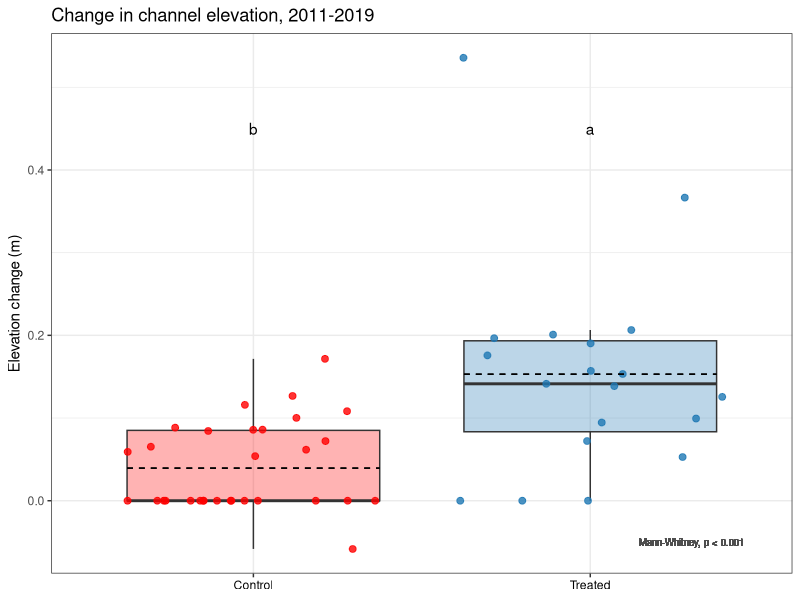

Write the R code that produced this figure. (Note: this script raises an error after producing the figure.)
# Purpose: Compare 2021 soil and plant data by Treatment3 (Treated/Control) and write out figures.
#   Tried t-test and Mann-Whitney for non-normally distributed variables (see Data-screening_2021.R),
#     with t-test on log-transformed data if needed.
#   Will go with nonparametric test because it is easier to interpret.

# Created: 2023-02-02
# Last updated: 2023-08-30

library(tidyverse)
library(car)
library(ggpubr)

# Load data ---------------------------------------------------------------

dat.2021 <- read.csv("data/cleaned/Data-2021_clean.csv")


# Channel elevation change ------------------------------------------------

elev <- dat.2021 |> 
  filter(!is.na(dElev_corrected))

# As corrected by +/- 5.2 cm
# Mann-Whitney
wilcox.test(filter(dat.2021, Treatment3 == "Control")$dElev_corrected,
            filter(dat.2021, Treatment3 == "Treated")$dElev_corrected,
            paired = FALSE, exact = FALSE) # p-value = 0.0001022

# Plot
letters <- data.frame(x = c(1, 2),
                      y = c(0.45, 0.45),
                      label = c("b", "a"),
                      Treatment3 = c("Control", "Treated"))
dElev.corrected.plot <- elev |> 
  ggplot(aes(x = Treatment3, y = dElev_corrected)) +
  geom_boxplot(aes(fill = Treatment3),
               alpha = 0.3,
               outlier.shape = NA) +
  geom_jitter(aes(color = Treatment3),
              size = 2,
              alpha = 0.8) +
  scale_color_manual(values = c("red", "#1F78B4")) +
  scale_fill_manual(values = c("red", "#1F78B4")) +
  labs(title = "Change in channel elevation, 2011-2019",
       x = NULL,
       y = "Elevation change (m)") +
  theme_bw() +
  theme(legend.position = "none") +
  geom_text(data = letters,
            mapping = aes(x = x, y = y, label = label),
            color = "black") +
  theme(axis.text.x = element_text(color = "black")) +
  geom_text(aes(x = 2.3, y = -0.05, label = "Mann-Whitney, p < 0.001"),
            color = "gray30",
            size = 2.5) +
  stat_summary(fun = mean, geom = "errorbar", aes(ymax = after_stat(y), ymin = after_stat(y)),
               width = .75, linetype = "dashed")
dElev.corrected.plot

tiff("figures/2023-07_draft-figures/Change-in-elevation.tiff", width = 6, height = 4, units = "in", res = 150)
dElev.corrected.plot2
dev.off()


# As corrected by +/- 10.4 cm
# Mann-Whitney
wilcox.test(filter(dat.2021, Treatment3 == "Control")$dElev_corrected2,
            filter(dat.2021, Treatment3 == "Treated")$dElev_corrected2,
            paired = FALSE, exact = FALSE) # p-value = 6.48e-05

# Plot
letters <- data.frame(x = c(1, 2),
                      y = c(0.45, 0.45),
                      label = c("b", "a"),
                      Treatment3 = c("Control", "Treated"))
dElev.corrected.plot2 <- elev |> 
  ggplot(aes(x = Treatment3, y = dElev_corrected2)) +
  geom_boxplot(aes(fill = Treatment3),
               alpha = 0.3,
               outlier.shape = NA) +
  geom_jitter(aes(color = Treatment3),
              size = 2,
              alpha = 0.8) +
  scale_color_manual(values = c("red", "#1F78B4")) +
  scale_fill_manual(values = c("red", "#1F78B4")) +
  labs(title = "Change in channel elevation, 2011-2019",
       x = NULL,
       y = "Elevation change (m)") +
  theme_bw() +
  theme(legend.position = "none") +
  geom_text(data = letters,
            mapping = aes(x = x, y = y, label = label),
            color = "black") +
  theme(axis.text.x = element_text(color = "black")) +
  geom_text(aes(x = 2.3, y = -0.05, label = "Mann-Whitney, p < 0.001"),
            color = "gray30",
            size = 2.5) +
  stat_summary(fun = mean, geom = "errorbar", aes(ymax = after_stat(y), ymin = after_stat(y)),
               width = .75, linetype = "dashed")
dElev.corrected.plot2

tiff("figures/2023-07_draft-figures/Change-in-elevation2.tiff", width = 6, height = 4, units = "in", res = 150)
dElev.corrected.plot2
dev.off()



# Total N -----------------------------------------------------------------

# T-test
t.test(filter(dat.2021, Treatment3 == "Control")$TN_log,
       filter(dat.2021, Treatment3 == "Treated")$TN_log) # NS, p = 0.490

summary(filter(dat.2021, Treatment3 == "Control")$TN_ppt)
summary(filter(dat.2021, Treatment3 == "Treated")$TN_ppt)

# Mann-Whitney
wilcox.test(filter(dat.2021, Treatment3 == "Control")$TN_ppt,
            filter(dat.2021, Treatment3 == "Treated")$TN_ppt,
            exact = FALSE) # p-value = 0.1731

# Plot
tn.plot.21 <- dat.2021 |> 
  ggplot(aes(x = Treatment3, y = TN_ppt)) +
  geom_boxplot(alpha = 0.3,
               outlier.shape = NA,
               aes(fill = Treatment3)) +
  geom_jitter(size = 2,
              alpha = 0.8,
              aes(color = Treatment3)) +
  scale_color_manual(values = c("red", "#1F78B4")) +
  scale_fill_manual(values = c("red", "#1F78B4")) +
  labs(title = "Total soil nitrogen",
       x = NULL,
       y = "Total N (mg/g)") +
  theme_bw() +
  theme(legend.position = "none") +
  theme(axis.text.x = element_text(color = "#000000"))  +
  theme(plot.margin = margin(0.1, 0.2, 0.1, 0.1, "in")) +
  geom_text(aes(x = 2, y = 63, label = "Mann-Whitney, \np = 0.173"),
            color = "gray30",
            size = 2.5) +
  stat_summary(fun = mean, geom = "errorbar", aes(ymax = after_stat(y), ymin = after_stat(y)),
               width = .75, linetype = "dashed")
tn.plot.21

# Correlation with n-cyclers
summary(lm(dat.2021$n.cycler_log ~ dat.2021$TN_log))

ggplot(dat.2021, aes(x = TN_log, y = n.cycler_log)) +
  geom_point() +
  geom_smooth(method = "lm") +
  xlab("TN (log)") +
  ylab("N-cycler (log)") +
  theme_bw() +
  theme(axis.text.x = element_text(color = "black")) +
  stat_regline_equation(label.x = 1.2, label.y = 0.6) +
  stat_cor(label.x = 1.2, label.y = 0.4)


# Total C -----------------------------------------------------------------

# T-test
t.test(filter(dat.2021, Treatment3 == "Control")$TC_log,
       filter(dat.2021, Treatment3 == "Treated")$TC_log) # NS, p = 0.500

summary(filter(dat.2021, Treatment3 == "Control")$TC_ppt)
summary(filter(dat.2021, Treatment3 == "Treated")$TC_ppt)

# Mann-Whitney
wilcox.test(filter(dat.2021, Treatment3 == "Control")$TC_ppt,
            filter(dat.2021, Treatment3 == "Treated")$TC_ppt,
            exact = FALSE) # p-value = 0.2397

# Plot
tc.plot.21 <- dat.2021 |> 
  ggplot(aes(x = Treatment3, y = TC_ppt)) +
  geom_boxplot(alpha = 0.3,
               outlier.shape = NA,
               aes(fill = Treatment3)) +
  geom_jitter(size = 2,
              alpha = 0.8,
              aes(color = Treatment3)) +
  scale_color_manual(values = c("red", "#1F78B4")) +
  scale_fill_manual(values = c("red", "#1F78B4")) +
  labs(title = "Total soil carbon",
       x = NULL,
       y = "Total C (mg/g)") +
  theme_bw() +
  theme(legend.position = "none") +
  theme(axis.text.x = element_text(color = "#000000"))  +
  theme(plot.margin = margin(0.1, 0.2, 0.1, 0.1, "in")) +
  geom_text(aes(x = 2, y = 670, label = "Mann-Whitney, \np = 0.240"),
            color = "gray30",
            size = 2.5) +
  stat_summary(fun = mean, geom = "errorbar", aes(ymax = after_stat(y), ymin = after_stat(y)),
               width = .75, linetype = "dashed")
tc.plot.21



# C:N ratio ---------------------------------------------------------------

# T-test
t.test(filter(dat.2021, Treatment3 == "Control")$CN_ratio,
       filter(dat.2021, Treatment3 == "Treated")$CN_ratio) # NS, p = 0.607

# Plot
cn.plot.21 <- dat.2021 |> 
  ggplot(aes(x = Treatment3, y = CN_ratio)) +
  geom_boxplot(alpha = 0.3,
               outlier.shape = NA,
               aes(fill = Treatment3)) +
  geom_jitter(size = 2,
              alpha = 0.8,
              aes(color = Treatment3)) +
  scale_color_manual(values = c("red", "#1F78B4")) +
  scale_fill_manual(values = c("red", "#1F78B4")) +
  labs(title = "Carbon:Nitrogen ratio",
       x = NULL,
       y = "C:N") +
  theme_bw(base_size = 14) +
  theme(legend.position = "none") +
  theme(axis.text.x = element_text(color = "#000000"))
cn.plot.21


# Organic matter ----------------------------------------------------------

# T-test
t.test(filter(dat.2021, Treatment3 == "Control")$OM_log,
       filter(dat.2021, Treatment3 == "Treated")$OM_log) # NS, p = 0.332

# Mann-Whitney
wilcox.test(filter(dat.2021, Treatment3 == "Control")$OM_perc,
       filter(dat.2021, Treatment3 == "Treated")$OM_perc) # p-value = 0.4332

summary(filter(dat.2021, Treatment3 == "Control")$OM_perc)
summary(filter(dat.2021, Treatment3 == "Treated")$OM_perc)


# Plot
om.plot.21 <- dat.2021 |> 
  ggplot(aes(x = Treatment3, y = OM_perc)) +
  geom_boxplot(alpha = 0.3,
               outlier.shape = NA,
               aes(fill = Treatment3)) +
  geom_jitter(size = 2,
              alpha = 0.8,
              aes(color = Treatment3)) +
  scale_color_manual(values = c("red", "#1F78B4")) +
  scale_fill_manual(values = c("red", "#1F78B4")) +
  labs(title = "Soil organic matter",
       x = NULL,
       y = "Organic matter (%)") +
  theme_bw() +
  theme(legend.position = "none") +
  theme(axis.text.x = element_text(color = "#000000"))  +
  theme(plot.margin = margin(0.1, 0.2, 0.1, 0.1, "in")) +
  geom_text(aes(x = 2, y = 2.14, label = "Mann-Whitney, \np = 0.433"),
            color = "gray30",
            size = 2.5) +
  stat_summary(fun = mean, geom = "errorbar", aes(ymax = after_stat(y), ymin = after_stat(y)),
               width = .75, linetype = "dashed")
om.plot.21



# Combine soil chem -------------------------------------------------------

# TN, TC, OM
tiff("figures/2023-07_draft-figures/Soil-chem-2021.tiff", units = "in", height = 4.7, width = 8, res = 150)
ggarrange(tn.plot.21, tc.plot.21, om.plot.21, 
          ncol = 3, nrow = 1,
          labels = c("(A)", "(B)", "(C)")) 

dev.off()



# Barc richness -----------------------------------------------------------

# T-test
t.test(filter(dat.2021, Treatment3 == "Control")$barc.richness,
       filter(dat.2021, Treatment3 == "Treated")$barc.richness) # NS, p = 0.686

# Plot
barc.rich.plot.21 <- dat.2021 |> 
  ggplot(aes(Treatment3, barc.richness)) +
  geom_jitter(aes(color = Treatment3), 
              alpha = 0.8, 
              size = 2) +
  geom_boxplot(aes(fill = Treatment3), 
               alpha = 0.3, 
               outlier.shape = NA) +
  xlab(NULL) +
  ylab("No. of ASVs") +
  ggtitle("Bacterial & archaeal richness") +
  scale_color_manual(values = c("red", "#1F78B4")) +
  scale_fill_manual(values = c("red", "#1F78B4")) +
  theme_bw() +
  theme(legend.position = "none") +
  theme(axis.text.x = element_text(color = "#000000")) +
  geom_text(aes(x = 2.3, y = 1100, label = "t-test, p = 0.686"),
            color = "gray30",
            size = 2.5) +
  theme(plot.margin = margin(0.1, 0.2, 0.1, 0.1, "in")) +
  stat_summary(fun = mean, geom = "errorbar", aes(ymax = after_stat(y), ymin = after_stat(y)),
               width = .75, linetype = "dashed")
barc.rich.plot.21



# Fungi richness ----------------------------------------------------------

# T-test
t.test(filter(dat.2021, Treatment3 == "Control")$fungi.richness,
       filter(dat.2021, Treatment3 == "Treated")$fungi.richness) # NS, p = 0.938

# Plot
fungi.rich.plot.21 <- dat.2021 %>% 
  ggplot(aes(Treatment3, fungi.richness)) +
  geom_jitter(aes(color = Treatment3), 
              alpha = 0.8, 
              size = 2) +
  geom_boxplot(aes(fill = Treatment3), 
               alpha = 0.3, 
               outlier.shape = NA) +
  xlab(NULL) +
  ylab(NULL) +
  ggtitle("Fungal richness") +
  scale_color_manual(values = c("red", "#1F78B4")) +
  scale_fill_manual(values = c("red", "#1F78B4")) +
  theme_bw() +
  theme(legend.position = "none") +
  theme(axis.text.x = element_text(color = "#000000")) +
  geom_text(aes(x = 2.3, y = 70, label = "t-test, p = 0.938"),
            color = "gray30",
            size = 2.5) +
  theme(plot.margin = margin(0.1, 0.2, 0.1, 0.3, "in")) +
  stat_summary(fun = mean, geom = "errorbar", aes(ymax = after_stat(y), ymin = after_stat(y)),
               width = .75, linetype = "dashed")
fungi.rich.plot.21


# Combine soil richness ---------------------------------------------------

tiff("figures/2023-07_draft-figures/Soil-richness-2021.tiff", units = "in", height = 4.7, width = 7, res = 150)
ggarrange(barc.rich.plot.21, fungi.rich.plot.21,
          ncol = 2, nrow = 1,
          labels = c("(A)", "(B)"))

dev.off()



# Barc NMDS ---------------------------------------------------------------

# See 16S_prelim-stats.R script for stress and PERMANOVA analysis

# Plot
barc.nmds.plot.21 <- dat.2021 %>% 
  ggplot(aes(x = barc.NMDS1, y = barc.NMDS2, color = Treatment3, shape = Treatment3)) +
  geom_point(size = 3) +
  scale_color_manual(values = c("red", "#1F78B4")) +
  theme_bw() +
  labs(x = "Axis 1",
       y = "Axis 2",
       title = "Bacteria & archaea",
       color = "Treatment",
       shape = "Treatment") +
  theme(legend.position = "bottom") +
  theme(plot.margin = margin(0.1, 0.2, 0.1, 0.1, "in")) +
  theme(legend.title = element_blank()) +
  geom_text(aes(x = 0.3, y = -0.55, label = "PERMANOVA, p = 0.029"),
            size = 3, color = "gray30") +
  geom_text(aes(x = 0.35, y = -0.65, label = "Stress = 0.168"),
            size = 3, color = "gray30") # only 3% explained by Treatment3 lol
barc.nmds.plot.21


# Fungi NMDS --------------------------------------------------------------

# See ITS_prelim-stats.R script for stress and PERMANOVA analysis

# Plot
fungi.nmds.plot.21 <- dat.2021 %>% 
  ggplot(aes(x = fungi.NMDS1, y = fungi.NMDS2, color = Treatment3, shape = Treatment3)) +
  geom_point(size = 3) +
  scale_color_manual(values = c("red", "#1F78B4")) +
  theme_bw() +
  labs(x = "Axis 1",
       y = "Axis 2",
       title = "Fungi",
       color = "Treatment",
       shape = "Treatment") +
  theme(legend.position = "bottom") +
  theme(legend.title = element_blank()) +
  theme(plot.margin = margin(0.1, 0.2, 0.1, 0.1, "in")) +
  geom_text(aes(x = 0.83, y = -0.7, label = "PERMANOVA, p = 0.011"),
            size = 3, color = "gray30") +
  geom_text(aes(x = 0.92, y = -0.8, label = "Stress = 0.236"),
            size = 3, color = "gray30") # only 2% explained by Treatment3 lol
fungi.nmds.plot.21


# Combine NMDS ------------------------------------------------------------

tiff("figures/2023-07_draft-figures/Soil-NMDS-2021.tiff", height = 5, width = 11, units = "in", res = 150)
ggarrange(barc.nmds.plot.21, fungi.nmds.plot.21,
          nrow = 1, ncol = 2,
          labels = c("(A)", "(B)"),
          common.legend = TRUE, legend = "bottom")
dev.off()



# Chemoheterotrophs -------------------------------------------------------

# T-test
t.test(filter(dat.2021, Treatment3 == "Control")$chemoheterotrophy_log,
       filter(dat.2021, Treatment3 == "Treated")$chemoheterotrophy_log) # NS, p = 0.931

# Mann-Whitney
wilcox.test(filter(dat.2021, Treatment3 == "Control")$chemoheterotrophy_perc,
       filter(dat.2021, Treatment3 == "Treated")$chemoheterotrophy_perc) # p = 0.8449

# Plot
chemohet.plot.21 <- dat.2021 %>% 
  ggplot(aes(Treatment3, chemoheterotrophy_perc)) +
  geom_jitter(aes(color = Treatment3), 
              alpha = 0.8, 
              size = 2) +
  geom_boxplot(aes(fill = Treatment3), 
               alpha = 0.3, 
               outlier.shape = NA) +
  xlab(NULL) +
  ylab("Relative abundance (%)") +
  ggtitle("Chemoheterotrophic \nbacteria & archaea") +
  scale_color_manual(values = c("red", "#1F78B4")) +
  scale_fill_manual(values = c("red", "#1F78B4")) +
  theme_bw() +
  theme(legend.position = "none") +
  theme(axis.text.x = element_text(color = "#000000")) +
  theme(plot.margin = margin(0.1, 0.2, 0.1, 0.1, "in")) +
  geom_text(aes(x = 2, y = 28.7, label = "Mann-Whitney, \np = 0.845"),
            color = "gray30",
            size = 2.5) +
  stat_summary(fun = mean, geom = "errorbar", aes(ymax = after_stat(y), ymin = after_stat(y)),
               width = .75, linetype = "dashed")
chemohet.plot.21



# N-cyclers ---------------------------------------------------------------

# T-test
t.test(filter(dat.2021, Treatment3 == "Control")$n.cycler_log,
       filter(dat.2021, Treatment3 == "Treated")$n.cycler_log) # NS, p = 0.490

# Mann-Whitney
wilcox.test(filter(dat.2021, Treatment3 == "Control")$n.cycler_perc,
       filter(dat.2021, Treatment3 == "Treated")$n.cycler_perc) # p-value = 0.5854

# Plot
ncycler.plot.21 <- dat.2021 %>% 
  ggplot(aes(Treatment3, n.cycler_perc)) +
  geom_jitter(aes(color = Treatment3), 
              alpha = 0.8, 
              size = 2) +
  geom_boxplot(aes(fill = Treatment3), 
               alpha = 0.3, 
               outlier.shape = NA) +
  xlab(NULL) +
  ylab(NULL) +
  ggtitle("Nitrogen-cycling \nbacteria & archaea") +
  scale_color_manual(values = c("red", "#1F78B4")) +
  scale_fill_manual(values = c("red", "#1F78B4")) +
  theme_bw() +
  theme(legend.position = "none") +
  theme(axis.text.x = element_text(color = "#000000")) +
  theme(plot.margin = margin(0.1, 0.2, 0.1, 0.3, "in")) +
  geom_text(aes(x = 2.16, y = 13.6, label = "Mann-Whitney, \np = 0.585"),
            color = "gray30",
            size = 2.5) +
  stat_summary(fun = mean, geom = "errorbar", aes(ymax = after_stat(y), ymin = after_stat(y)),
               width = .75, linetype = "dashed")
ncycler.plot.21



# Saprotrophs -------------------------------------------------------------

# T-test
t.test(filter(dat.2021, Treatment3 == "Control")$saprotroph,
       filter(dat.2021, Treatment3 == "Treated")$saprotroph) # NS, p = 0.272

# Plot
sapro.plot.21 <- dat.2021 %>% 
  ggplot(aes(Treatment3, saprotroph)) +
  geom_jitter(aes(color = Treatment3), 
              alpha = 0.8, 
              size = 2) +
  geom_boxplot(aes(fill = Treatment3), 
               alpha = 0.3, 
               outlier.shape = NA) +
  xlab(NULL) +
  ylab(NULL) +
  ggtitle("Saprotrophic fungi") +
  scale_color_manual(values = c("red", "#1F78B4")) +
  scale_fill_manual(values = c("red", "#1F78B4")) +
  theme_bw() +
  theme(legend.position = "none") +
  theme(axis.text.x = element_text(color = "#000000")) +
  theme(plot.margin = margin(0.1, 0.2, 0.1, 0.3, "in")) +
  geom_text(aes(x = 2.16, y = 42, label = "t-test, p = 0.272"),
            color = "gray30",
            size = 2.5) +
  stat_summary(fun = mean, geom = "errorbar", aes(ymax = after_stat(y), ymin = after_stat(y)),
               width = .75, linetype = "dashed")
sapro.plot.21



# Combine FAPROTAX and FUNGuild -------------------------------------------

tiff("figures/2023-07_draft-figures/FAPROTAX-FUNGuild-2021.tiff", units = "in", height = 4.7, width = 8, res = 150)
ggarrange(chemohet.plot.21, ncycler.plot.21, sapro.plot.21, 
          ncol = 3, nrow = 1,
          labels = c("(A)", "(B)", "(C)")) 

dev.off()


# Total plant cover -------------------------------------------------------

# T-test
t.test(filter(dat.2021, Treatment3 == "Control")$total,
       filter(dat.2021, Treatment3 == "Treated")$total) # NS, p = 0.99

# Plot
total.plot.21 <- dat.2021 |> 
  ggplot(aes(x = Treatment3, y = total, fill = Treatment3, color = Treatment3)) +
  geom_boxplot(alpha = 0.3,
               outlier.shape = NA) +
  geom_jitter(size = 2) +
  scale_color_manual(values = c("red", "#1F78B4")) +
  scale_fill_manual(values = c("red", "#1F78B4")) +
  labs(title = "Total plant cover",
       x = NULL,
       y = "Cover (%)") +
  theme_bw(base_size = 14) +
  theme(legend.position = "none") 
total.plot.21



# Herbaceous cover --------------------------------------------------------

# T-test
t.test(filter(dat.2021, Treatment3 == "Control")$herb,
       filter(dat.2021, Treatment3 == "Treated")$herb) # NS, p = 0.256

# Plot
herb.plot.21 <- dat.2021 |> 
  ggplot(aes(x = Treatment3, y = herb, fill = Treatment3, color = Treatment3)) +
  geom_boxplot(alpha = 0.3,
               outlier.shape = NA) +
  geom_jitter(size = 2) +
  scale_color_manual(values = c("red", "#1F78B4")) +
  scale_fill_manual(values = c("red", "#1F78B4")) +
  labs(title = "Herbaceous cover",
       x = NULL,
       y = "Cover (%)") +
  theme_bw() +
  theme(legend.position = "none") 
herb.plot.21


# Notree cover ------------------------------------------------------------

# T-test
t.test(filter(dat.2021, Treatment3 == "Control")$notree,
       filter(dat.2021, Treatment3 == "Treated")$notree) # NS, p = 0.368

# Plot
notree.plot.21 <- dat.2021 |> 
  ggplot(aes(x = Treatment3, y = notree)) +
  geom_boxplot(alpha = 0.3,
               outlier.shape = NA,
               aes(fill = Treatment3)) +
  geom_jitter(size = 2,
              aes(color = Treatment3)) +
  scale_color_manual(values = c("red", "#1F78B4")) +
  scale_fill_manual(values = c("red", "#1F78B4")) +
  labs(title = "Vegetation cover",
       x = NULL,
       y = "Cover (%)") +
  theme_bw() +
  theme(legend.position = "none") +
  theme(axis.text.x = element_text(color = "#000000")) +
  theme(plot.margin = margin(0.1, 0.2, 0.1, 0.1, "in")) +
  geom_text(aes(x = 0.9, y = 95, label = "t-test, p = 0.368"),
            color = "gray30",
            size = 2.5) +
  stat_summary(fun = mean, geom = "errorbar", aes(ymax = after_stat(y), ymin = after_stat(y)),
               width = .75, linetype = "dashed")
notree.plot.21


# Perennial plant richness ------------------------------------------------

# T-test
t.test(filter(dat.2021, Treatment3 == "Control")$perveg.richness,
       filter(dat.2021, Treatment3 == "Treated")$perveg.richness) # NS, p = 0.135

# Plot
rich.plot.21 <- dat.2021 |> 
  ggplot(aes(x = Treatment3, y = perveg.richness)) +
  geom_boxplot(alpha = 0.3,
               outlier.shape = NA,
               aes(fill = Treatment3)) +
  geom_jitter(size = 2,
              aes(color = Treatment3)) +
  scale_color_manual(values = c("red", "#1F78B4")) +
  scale_fill_manual(values = c("red", "#1F78B4")) +
  labs(title = "Perennial plant species \nrichness",
       x = NULL,
       y = "No. of species") +
  theme_bw() +
  theme(legend.position = "none") +
  theme(axis.text.x = element_text(color = "#000000")) +
  theme(plot.margin = margin(0.1, 0.2, 0.1, 0.1, "in")) +
  geom_text(aes(x = 0.9, y = 12.8, label = "t-test, p = 0.135"),
            color = "gray30",
            size = 2.5) +
  stat_summary(fun = mean, geom = "errorbar", aes(ymax = after_stat(y), ymin = after_stat(y)),
               width = .75, linetype = "dashed")
rich.plot.21



# Perennial plant diversity -----------------------------------------------

t.test(filter(dat.2021, Treatment3 == "Control")$perveg.shannon,
       filter(dat.2021, Treatment3 == "Treated")$perveg.shannon) # NS, p = 0.221

# Plot
shan.plot.21 <- dat.2021 |> 
  ggplot(aes(x = Treatment3, y = perveg.shannon)) +
  geom_boxplot(alpha = 0.3,
               outlier.shape = NA,
               aes(fill = Treatment3)) +
  geom_jitter(size = 2,
              aes(color = Treatment3)) +
  scale_color_manual(values = c("red", "#1F78B4")) +
  scale_fill_manual(values = c("red", "#1F78B4")) +
  labs(title = "Perennial plant diversity",
       x = NULL,
       y = "Shannon diversity index") +
  theme_bw() +
  theme(legend.position = "none") +
  theme(axis.text.x = element_text(color = "#000000")) +
  theme(plot.margin = margin(0.1, 0.2, 0.1, 0.1, "in")) +
  geom_text(aes(x = 0.9, y = 2.2, label = "t-test, p = 0.221"),
            color = "gray30",
            size = 2.5) +
  stat_summary(fun = mean, geom = "errorbar", aes(ymax = after_stat(y), ymin = after_stat(y)),
               width = .75, linetype = "dashed")
shan.plot.21



# Combine 2021 veg  -------------------------------------------------------

tiff("figures/2023-07_draft-figures/Notree-2021.tiff", units = "in", height = 4.7, width = 8, res = 150)
ggarrange(notree.plot.21, rich.plot.21, shan.plot.21, 
          ncol = 3, nrow = 1,
          labels = c("(A)", "(B)", "(C)")) 

dev.off()


save.image("RData/T-test-by-Treatment3-and-NMDS_2021.RData")
